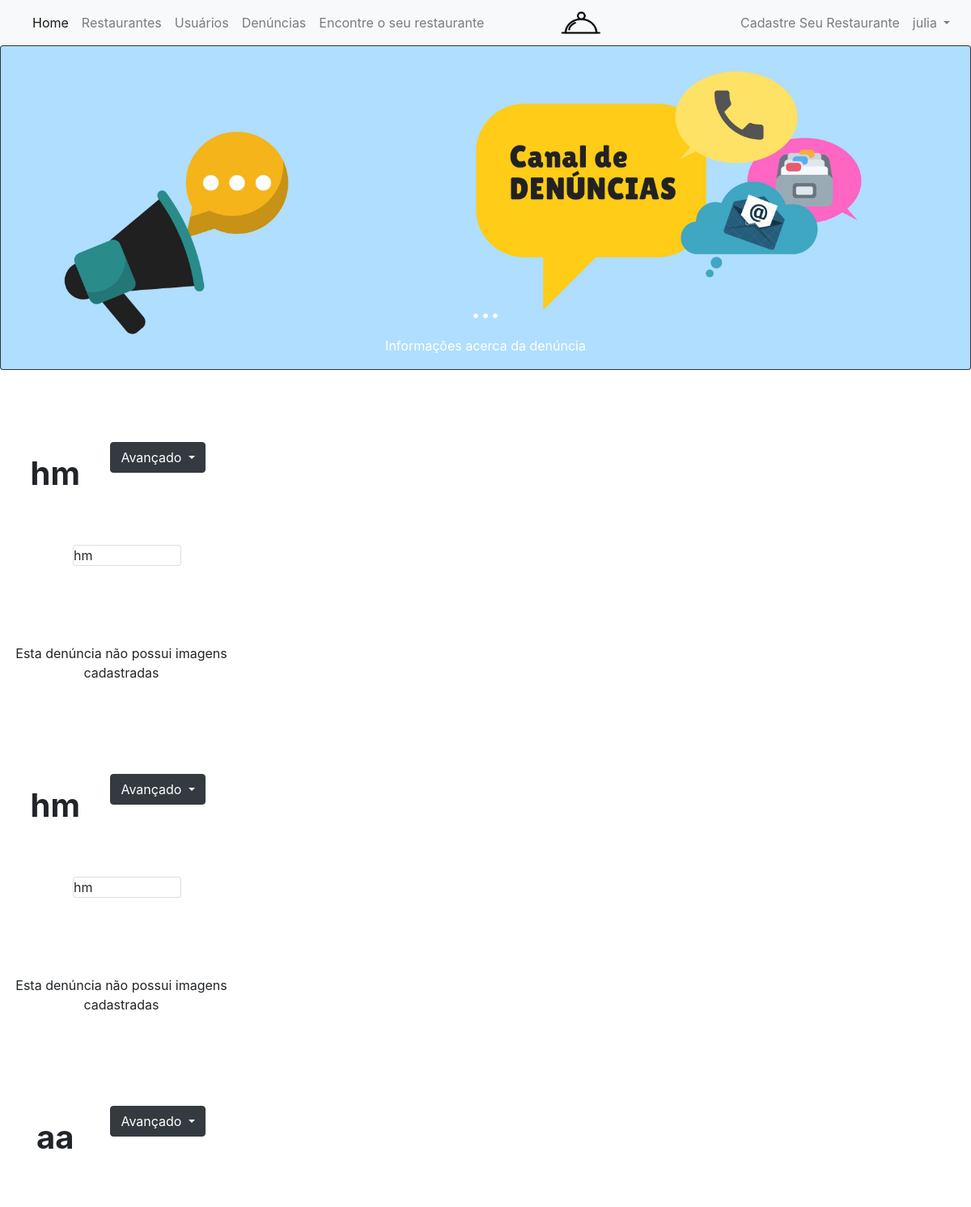
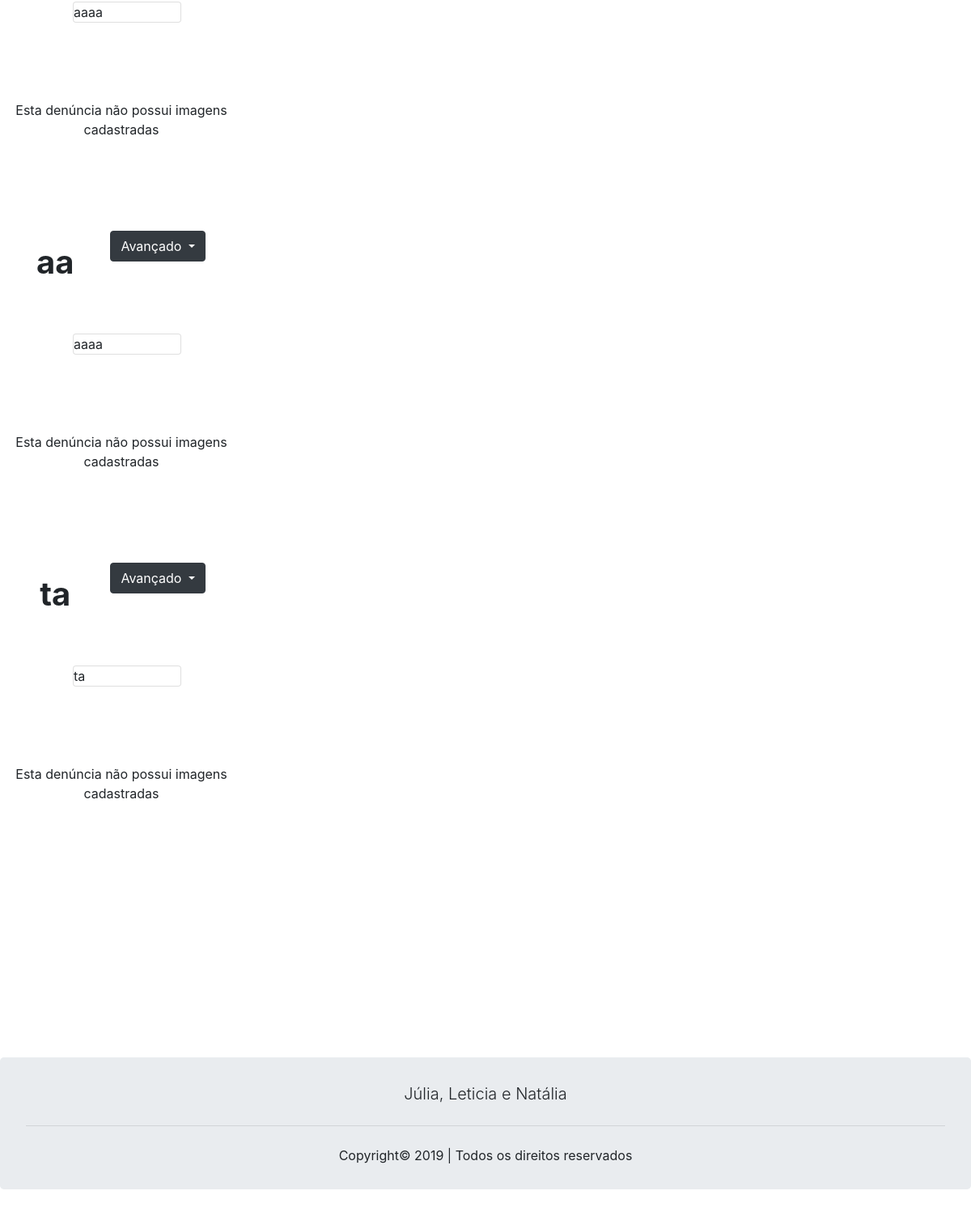
/read_denuncia_usuario.php?id_user=3 (signed in), run on the app's committed database (2 pictures, top to bottom).
### tables this page shows
CREATE TABLE `denuncia` (
  `id` int(11) NOT NULL,
  `titulo` varchar(80) NOT NULL,
  `descricao` varchar(255) NOT NULL,
  `id_rest` int(11) NOT NULL,
  `id_user` int(11) NOT NULL
);

### read_denuncia_usuario.php (the view, shortened to what this page needs)
<?php
include "cabecalho.php";
$id = null;
if(!empty($_GET['id_user']))
{
  $id = $_REQUEST['id_user'];
}
if(null==$id)
{
  header("Location: index.php");
}
else
{
 $pdo = Banco::conectar();
 $pdo->setAttribute(PDO::ATTR_ERRMODE, PDO::ERRMODE_EXCEPTION);
 $sql = "SELECT * FROM denuncia where id_user =".$_GET['id_user'];
}
?>
<!DOCTYPE html>
<html lang="pt-br">
<head>
  <link rel="stylesheet" href="assets/css/bootstrap.min.css">
</head>
<body>
  <div class="card bg-dark text-white">
    <img src="img/denuncia.jpg" style="height: 10%" class="card-img" alt="...">
    <div class="card-img-overlay">
      <center>
        <h1 style="margin-top: 24%" class="card-title">...</h1>
        <p class="card-text">Informações acerca da denúncia</p>
      </center>
    </div>
  </div>
  <br>
  <?php
    foreach($pdo->query($sql)as $data)
    {
?>
  <br>
<div class="form-actions" style="width: 25%;">
  <div class="card-body">
<?php
      echo '<div class="btn-group"  style="float: right; margin-right: 10%; margin-top: 8%">
      <button type="button" class="btn btn-dark dropdown-toggle" data-toggle="dropdown" aria-haspopup="true" aria-expanded="false">
      Avançado
      </button>
      <div class="dropdown-menu">
      <a class="dropdown-item" href="read_restaurante.php?id_rest='.$row['id_rest'].'">Visitar Restaurante</a>
      <a class="dropdown-item" href="delete_denuncia.php?id='.$row['id'].'">Excluir Denúncia</a>
      </div>
      </div>
      </div>';
    ?>
    <center>
      <p class="card-text" style="margin-left: 17%;"><h1><strong style="margin-top: 10%"><?php echo $data['titulo'];?></strong></h1></p>
    </center>
<br>
<br>
  <div class="card-deck" style="margin-left: 25%; width: 50%">
    <div class="card" style="margin-right: 1%;">
     <div>
      <?php echo $data['descricao'];?>
     </div>
    </div>
</div>
<br>
<br>
<br>
<center><br>
 <?php
 $img_dir = "imagens/denuncias/". $id . "/";
 if (is_dir($img_dir)) {
  $images = glob($img_dir . "*");
  $index = 3;
  $contador = 0;
  echo '<div style="width: 10%; display: inline">';
  foreach ($images as $image) {
  echo '
  <div data-toggle="modal" data-target="#exampleModal'.$contador.'" style="margin-left: 13%; margin-right: 13%">';
    $contador++;
    $index++;
    echo '<img  class="fotogrande" src="'.$image.'" style="width: 15%; float:left;"/></img>
    </div>
    </div>'
    ;
  }
} else {
  echo '<center>Esta denúncia não possui imagens cadastradas</center><br></br>';
}
?>
</div>
<?php
}
?>
<footer style="margin-top: 7%">
  <?php
  include "rodape.php";
  ?>
</footer>
</body>
</body>
</html>

### data on the page
denuncia: titulo "hm", descricao "hm"
denuncia: titulo "hm", descricao "hm"
denuncia: titulo "aa", descricao "aaaa"
denuncia: titulo "aa", descricao "aaaa"
denuncia: titulo "ta", descricao "ta"

### other printed values
$_SESSION['nome'] "julia"
